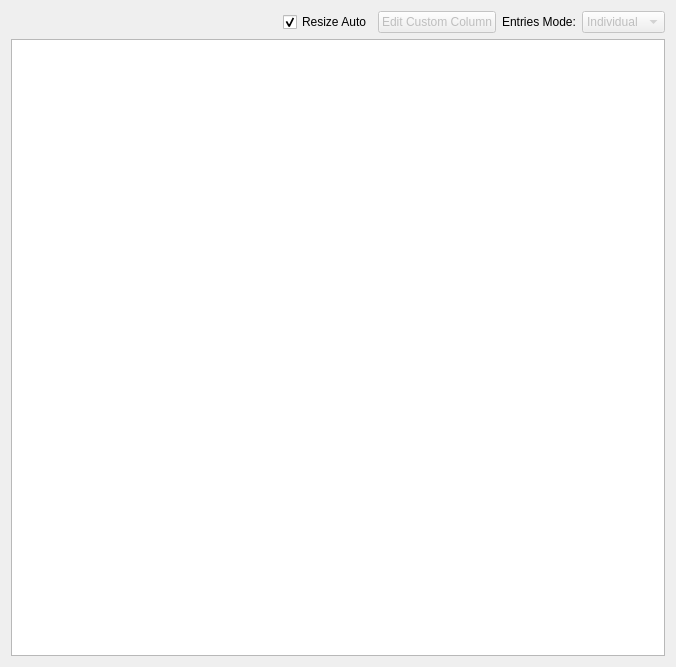
<?xml version="1.0" encoding="UTF-8"?>
<ui version="4.0">
 <class>Form</class>
 <widget class="QWidget" name="Form">
  <property name="geometry">
   <rect>
    <x>0</x>
    <y>0</y>
    <width>676</width>
    <height>667</height>
   </rect>
  </property>
  <property name="windowTitle">
   <string>Motor Coordinates Table</string>
  </property>
  <layout class="QVBoxLayout" name="verticalLayout">
   <item>
    <layout class="QHBoxLayout" name="horizontalLayout_3">
     <item>
      <spacer name="horizontalSpacer_4">
       <property name="orientation">
        <enum>Qt::Horizontal</enum>
       </property>
       <property name="sizeHint" stdset="0">
        <size>
         <width>40</width>
         <height>20</height>
        </size>
       </property>
      </spacer>
     </item>
     <item>
      <widget class="QCheckBox" name="checkBox_resize_auto">
       <property name="text">
        <string>Resize Auto</string>
       </property>
       <property name="checked">
        <bool>true</bool>
       </property>
      </widget>
     </item>
     <item>
      <widget class="QPushButton" name="pushButton_editColumns">
       <property name="enabled">
        <bool>false</bool>
       </property>
       <property name="text">
        <string>Edit Custom Column</string>
       </property>
      </widget>
     </item>
     <item>
      <widget class="QLabel" name="label">
       <property name="text">
        <string>Entries Mode:</string>
       </property>
      </widget>
     </item>
     <item>
      <widget class="QComboBox" name="mode_combobox">
       <property name="enabled">
        <bool>false</bool>
       </property>
       <item>
        <property name="text">
         <string>Individual</string>
        </property>
       </item>
       <item>
        <property name="text">
         <string>Start/Stop</string>
        </property>
       </item>
      </widget>
     </item>
    </layout>
   </item>
   <item>
    <widget class="QTableWidget" name="table"/>
   </item>
  </layout>
 </widget>
 <resources/>
 <connections/>
</ui>
